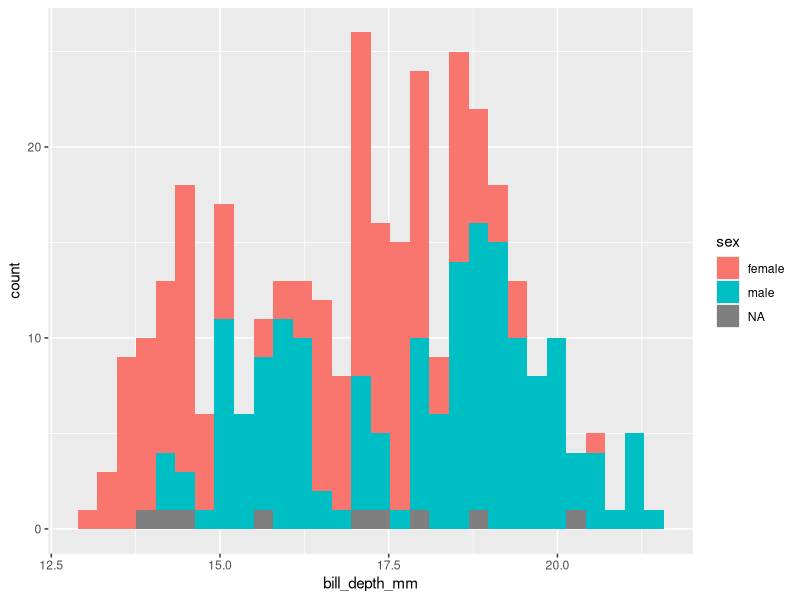

This chart was generated by the following R code:
## ---- chunk 1
knitr::opts_chunk$set(echo = FALSE)
## ---- chunk 2
library(tidyverse)
library(palmerpenguins)

penguins<-penguins

penguins %>% 
ggplot(aes(x=bill_depth_mm))+
  geom_histogram(aes(fill=sex))

